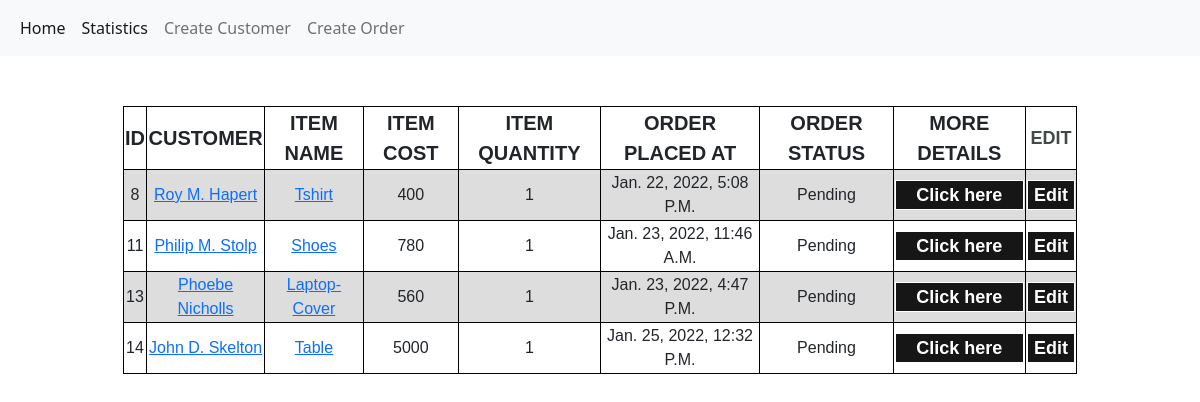
The page /app/pendingList/ on the database as committed earlier.
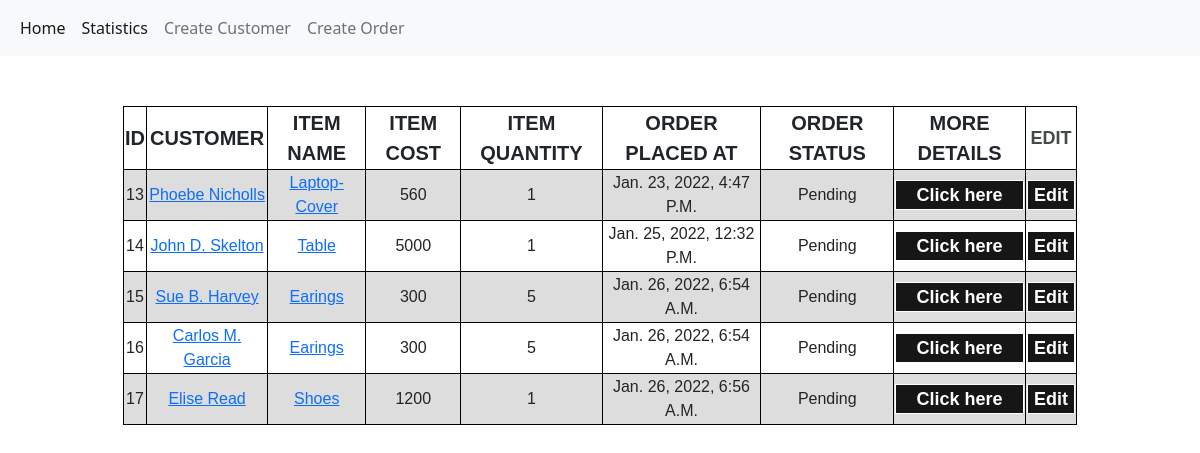
The same page on the database as committed later.
### app/models.py (models this page shows, shortened)
class OrderDetails(models.Model):
    customer = models.ForeignKey(Customer, related_name="customer",on_delete=models.SET_DEFAULT, default="NA")
    item_name = models.CharField(max_length=200)
    item_cost = models.IntegerField()
    item_quantity = models.IntegerField()
    order_choices = (
    ('pending','pending'),
    ('dispatched', 'dispatched'),
    ('delivered','delivered'),
        )
    order_status = models.CharField(max_length=30, choices=order_choices, default='pending')
    date = models.DateTimeField(auto_now_add=True)

class Customer(models.Model):
    name = models.CharField(max_length=200)
    contact = PhoneNumberField()
    email = models.EmailField()
    address = models.CharField(max_length=300)
    city = models.CharField(max_length=50)
    state = models.CharField(max_length=50)
    date = models.DateTimeField(auto_now_add=True)
    def __str__(self):
        return self.name

### app/views.py (the view)
class PendingListView(TemplateView):
    template_name = "app/pendings.html"
    def get_context_data(self, **kwargs):
        context =  super().get_context_data(**kwargs)
        context['pendingList'] = OrderDetails.objects.filter(order_status="pending")
        return context

### templates/app/pendings.html
{% extends "base.html"%} {% block body_block %}
<div id="table-1">
    {% if pendingList %}
    <table class="customer-list-table-1">
        <tr class="list-tr">
          <th class="list-th">ID</th>
          <th class="list-th">CUSTOMER</th>
          <th class="list-th">ITEM NAME</th>
          <th class="list-th">ITEM COST</th>
          <th class="list-th">ITEM QUANTITY</th>
          <th class="list-th">ORDER PLACED AT</th>
          <th class="list-th">ORDER STATUS</th>
          <th class="list-th">MORE DETAILS</th>
          <th class="home-th">EDIT</th>
        </tr>
        {% for order in pendingList %}
        <tr class="list-tr">
          <td class="list-td">{{ order.id}}</td>
          <td class="list-td"><a href="{% url 'app:customerDetails' pk=order.customer.id %}">{{order.customer}}</a></td>
          <td class="list-td"><a href="{% url 'app:itemList' slug=order.item_name %}">{{order.item_name}}</a></td>
          <td class="list-td">{{order.item_cost}}</td>
          <td class="list-td">{{order.item_quantity}}</td>
          <td class="list-td">{{order.date}}</td>
          <td class="list-td">{{order.order_status}}</td>
          <td class="order-list-td"><a href="{% url 'app:orderDetails' pk=order.id %}"><button class="Edit-btn">Click here</button></a></td>
          <td class="list-td"><a href="{% url 'app:updateOrder' pk=order.id %}"><button class="Edit-btn">Edit</button></a></td>
        </tr>
        {% endfor %}
      </table>
      {% else %}
    <div>
        <h1 id="no-orders">NO ORDERS!!</h1>
    </div>
    {% endif %}
</div>
{% endblock %}

Rows that differ between the two databases and show on the page:
no longer on this page (row edited): OrderDetails: id "8", customer "Roy M. Hapert", item_name "Tshirt", item_cost "400", item_quantity "1", date "Jan. 22, 2022, 5:08 P.m.", order_status "Pending"
no longer on this page (row edited): OrderDetails: id "11", customer "Philip M. Stolp", item_name "Shoes", item_cost "780", item_quantity "1", date "Jan. 23, 2022, 11:46 A.m.", order_status "Pending"
added OrderDetails: id "15", customer "Sue B. Harvey", item_name "Earings", item_cost "300", item_quantity "5", date "Jan. 26, 2022, 6:54 A.m.", order_status "Pending"
added OrderDetails: id "16", customer "Carlos M. Garcia", item_name "Earings", item_cost "300", item_quantity "5", date "Jan. 26, 2022, 6:54 A.m.", order_status "Pending"
added OrderDetails: id "17", customer "Elise Read", item_name "Shoes", item_cost "1200", item_quantity "1", date "Jan. 26, 2022, 6:56 A.m.", order_status "Pending"
